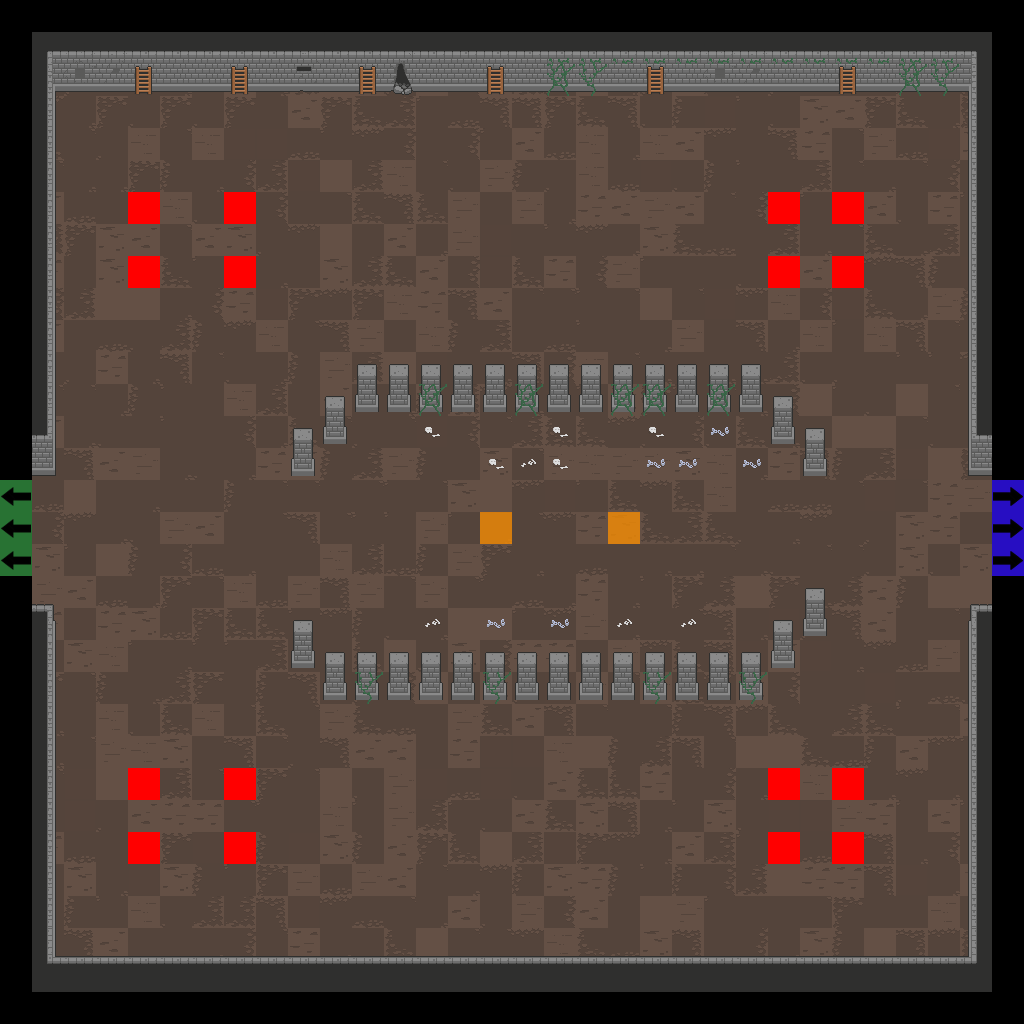

Tiled map render using the project's own tile images. Description and the map definition, with tile-layer contents summarised, below:
An orthogonal 32x32 tile map with 32x32 px tiles, 7 tile layers (Floor, Walls, Doors, Pillars, ...), 2 tilesets.

<map version="1.2" tiledversion="2019.04.18" orientation="orthogonal" renderorder="right-down" width="32" height="32" tilewidth="32" tileheight="32" infinite="0" nextlayerid="22" nextobjectid="1">
 <tileset firstgid="1" source="Dungeon_Tileset_2.tsx" />
 <tileset firstgid="321" source="flags.tsx" />
 <layer id="15" name="Floor" width="32" height="32">
  <data>[1024 cells, 900 non-empty, 25 distinct tile ids]</data>
 </layer>
 <layer id="16" name="Walls" width="32" height="32">
  <data>[1024 cells, 170 non-empty, 31 distinct tile ids]</data>
 </layer>
 <layer id="17" name="Doors" width="32" height="32">
  <data>[1024 cells, 0 non-empty, 0 distinct tile ids]</data>
 </layer>
 <layer id="18" name="Pillars" width="32" height="32">
  <data>[1024 cells, 68 non-empty, 2 distinct tile ids]</data>
 </layer>
 <layer id="19" name="Candles" width="32" height="32">
  <data>[1024 cells, 0 non-empty, 0 distinct tile ids]</data>
 </layer>
 <layer id="20" name="Debris" width="32" height="32">
  <data>[1024 cells, 47 non-empty, 8 distinct tile ids]</data>
 </layer>
 <layer id="21" name="Flags" width="32" height="32">
  <data>[1024 cells, 24 non-empty, 4 distinct tile ids]</data>
 </layer>
</map>
